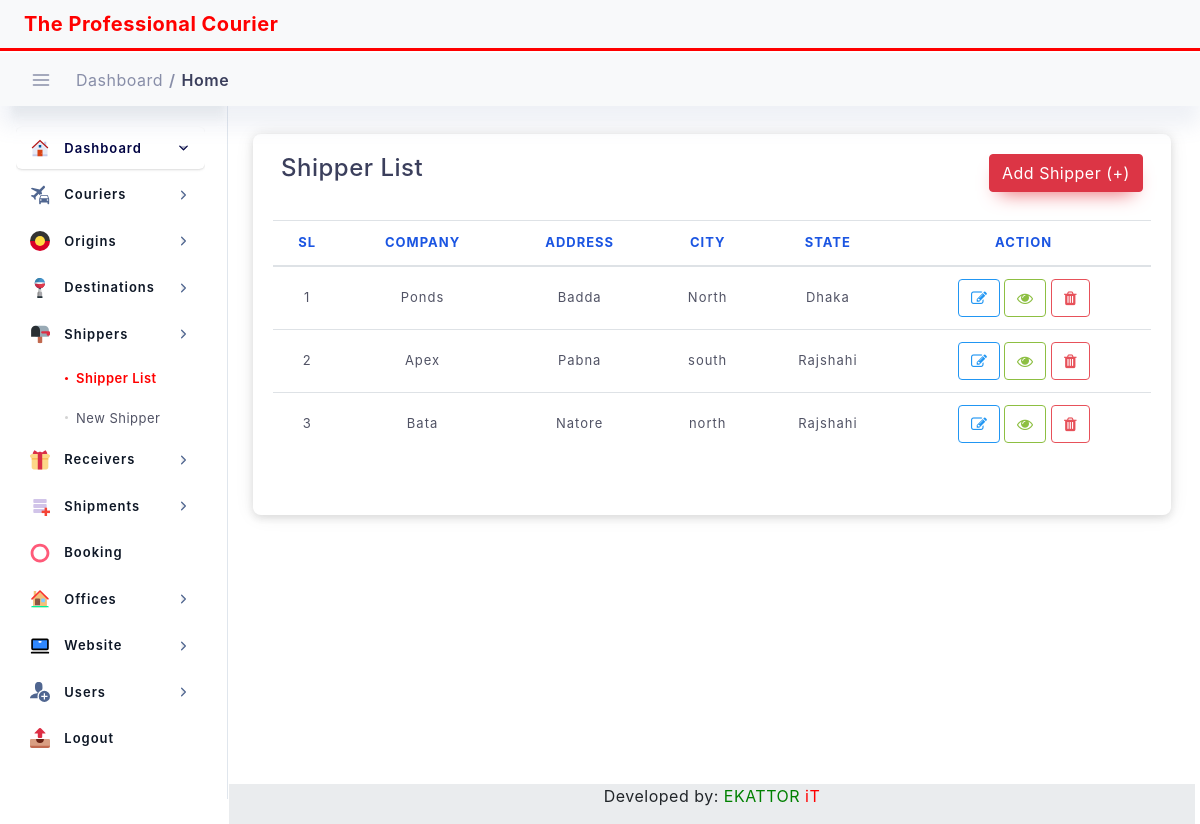
Screenshot of /transaction/all-shipper with the database file from the repository.
### transaction/models.py (models this page shows, shortened)
class Sender(models.Model):
    created_at = models.DateTimeField(blank=True, null=True, auto_now_add=True)
    updated_at = models.DateTimeField(blank=True, null=True, auto_now=True)
    shipper_code = models.CharField(max_length=20, primary_key=True, default=shipper_code)
    shipper_company = models.CharField(max_length=100)
    shipper_address = models.CharField(max_length=200)
    city = models.CharField(max_length=100)
    state = models.CharField(max_length=100, blank=True, null=True)
    zip = models.CharField(max_length=100)
    shipper_name = models.CharField(max_length=100, blank=True, null=True)
    mobile = models.CharField(max_length=50, blank=True, null=True)
    telephone = models.CharField(max_length=100, blank=True, null=True)
    nid = models.CharField(max_length=50, blank=True, null=True)
    author = models.ForeignKey(User, on_delete=models.DO_NOTHING, )
    is_active = models.BooleanField(default=True)

### transaction/views.py (the view)
# urls.py: path('all-shipper', views.AllShipperListView.as_view(), name="all-shippers"),
class AllShipperListView(ListView):
    model = Sender  # Model I want to Covert to List
    template_name = 'transaction/shipper.html'  # Template Name
    context_object_name = 'shipper'  # Change default name of objectList
    ordering = ['-shipper_code']  # Ordering post LIFO
    paginate_by = 20  # number of page I want to show in single page
    def get_context_data(self, **kwargs):
        context = super().get_context_data(**kwargs)
        context["title"] = "Shipper List"
        context["nav_bar"] = "shipper_list"
        context['shipper'] = self.model.objects.all().order_by('-shipper_code')
        return context

### templates/transaction/shipper.html (shortened to what this page needs)
{% extends "base.html" %}
{% load static %}
{% block content %}
<div class="col-lg-12 p-4">
    <div class="statbox widget box box-shadow">
        <div class="widget-header">
            <div class="row">
                <div class="mb-1 col-lg-8">
                    <h4>Shipper List</h4>
                </div>
                <div class="mb-1 col-lg-4">
                    <a href="{% url 'new-shipper' %}" class="btn btn-danger float-right">Add Shipper (+)</a>
                </div>
            </div>
        </div>
        <br>
        <div class="scrollme">
            <table id="dataTable" class="table table-hover">
                <thead>
                <tr>
                    <th style="text-align:center">SL</th>
                    <th style="text-align:center">Company</th>
                    <th style="text-align:center">Address</th>
                    <th style="text-align:center">City</th>
                    <th style="text-align:center">State</th>
                    <th style="text-align:center">Action</th>
                </tr>
                </thead>
                <tbody>
                {% for item in shipper %}
                <tr>
                    <td style="text-align:center">{{forloop.counter}}</td>
                    <td style="text-align:center">{{item.shipper_company}}</td>
                    <td style="text-align:center">{{item.shipper_address}}</td>
                    <td style="text-align:center">{{item.city}}</td>
                    <td style="text-align:center">{{item.state}}</td>
                    <td style="text-align:center">
                       <a href="{% url 'update_shipper' item.shipper_code %}">
                            <button class="btn btn-outline-info"><i class="fa fa-edit"> </i></button>
                       </a>
                        <a href="{% url 'detail_shipper' item.shipper_code %}">
                            <button class="btn btn-outline-success"><i class="fa fa-eye"> </i></button>
                       </a>
                        <button class="btn btn-outline-danger" data-toggle="modal"
                                            data-target="#deletemodal{{item.shipper_code}}">
                                        <i class="fa fa-trash"></i>
                        </button>
                    </td>
                </tr>
                {% endfor %}
                </tbody>
            </table>
            <div class="d-flex justify-content-center">
            </div>
        </div>
    </div>
</div>
{% endblock content %}

### static/assets/css/dashboard/dash_1.css (style rules this page uses)
.widget { position: relative; padding: 20px; border-radius: 8px; border: none; background: #fff; -webkit-box-shadow: 0 4px 6px 0 rgba(85, 85, 85, 0.08), 0 1px 20px 0 rgba(0, 0, 0, 0.07), 0px 1px 11px 0px rgba(0, 0, 0, 0.07); -moz-box-shadow: 0 4px 6px 0 rgba(85, 85, 85, 0.08), 0 1px 20px 0 rgba(0, 0, 0, 0.07), 0px 1px 11px 0px rgba(0, 0, 0, 0.07); box-shadow: 0 4px 6px 0 rgba(85, 85, 85, 0.08), 0 1px 20px 0 rgba(0, 0, 0, 0.07), 0px 1px 11px 0px rgba(0, 0, 0, 0.07); }

### static/assets/css/main.css (style rules this page uses)
html { min-height: 100% }
body { color: #888ea8; height: 100%; font-size: 0.875rem; background: #f1f2f3; overflow-x: hidden; overflow-y: auto; letter-spacing: 0.0312rem; font-family: 'Helvetica', sans-serif; }
h1, h2, h3, h4, h5, h6 { color: #3b3f5c; }
.btn { padding: 0.4375rem 1.25rem; text-shadow: none; font-size: 14px; color: #3b3f5c; font-weight: normal; white-space: normal; word-wrap: break-word; transition: .2s ease-out; touch-action: manipulation; cursor: pointer; background-color: #f1f2f3; box-shadow: 0px 5px 20px 0 rgba(0, 0, 0, 0.1); will-change: opacity, transform; transition: all 0.3s ease-out; -webkit-transition: all 0.3s ease-out; }
.btn-danger { color: #fff !important; background-color: #e7515a; border-color: #e7515a; box-shadow: 0 10px 20px -10px #e7515a; }
.btn-outline-info { border: 1px solid #2196f3 !important; color: #2196f3 !important; background-color: transparent; box-shadow: none; }
.btn-outline-success { border: 1px solid #8dbf42 !important; color: #8dbf42 !important; background-color: transparent; box-shadow: none; }
.btn-outline-danger { border: 1px solid #e7515a !important; color: #e7515a !important; background-color: transparent; box-shadow: none; }
.table > tbody > tr > td { vertical-align: middle; color: #515365; font-size: 13px; letter-spacing: 1px; }
.table > thead > tr > th { color: #1b55e2; font-weight: 700; font-size: 13px; letter-spacing: 1px; text-transform: uppercase; }
.table thead th { vertical-align: bottom; border-bottom: none; }

### static/assets/css/structure.css (style rules this page uses)
html { min-height: 100% }
body { color: #888ea8; height: 100%; font-size: 0.875rem; background: ##f1f2f3; overflow-x: hidden; overflow-y: auto; letter-spacing: 0.0312rem; font-family: 'Helvetica', sans-serif; }
h1, h2, h3, h4, h5, h6 { color: #3b3f5c; }
.widget { padding: 0; margin-top: 0; margin-bottom: 0; border-radius: 6px; -webkit-box-shadow: 0 4px 6px 0 rgba(85, 85, 85, 0.08), 0 1px 20px 0 rgba(0, 0, 0, 0.07), 0px 1px 11px 0px rgba(0, 0, 0, 0.07); -moz-box-shadow: 0 4px 6px 0 rgba(85, 85, 85, 0.08), 0 1px 20px 0 rgba(0, 0, 0, 0.07), 0px 1px 11px 0px rgba(0, 0, 0, 0.07); box-shadow: 0 4px 6px 0 rgba(85, 85, 85, 0.08), 0 1px 20px 0 rgba(0, 0, 0, 0.07), 0px 1px 11px 0px rgba(0, 0, 0, 0.07); }
.widget.box .widget-header { background: #fff; padding: 0px 8px 0px; border-top-right-radius: 6px; border-top-left-radius: 6px; }
.widget .widget-header { border-bottom: 0px solid #f1f2f3; }
.widget .widget-header:before, .widget .widget-header:after { display: table; content: ""; line-height: 0 }
.widget .widget-header:after { clear: both }

### rows the page displays
Sender: shipper_company "Ponds", shipper_address "Badda", city "North", state "Dhaka"
Sender: shipper_company "Apex", shipper_address "Pabna", city "south", state "Rajshahi"
Sender: shipper_company "Bata", shipper_address "Natore", city "north", state "Rajshahi"
